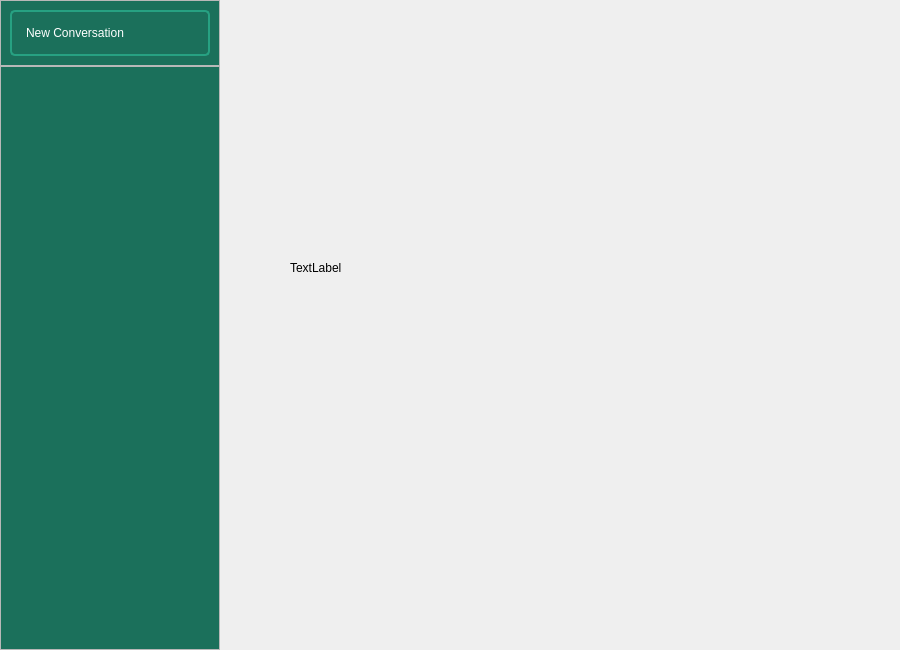
<?xml version="1.0" encoding="UTF-8"?>
<ui version="4.0">
 <class>MainWindow</class>
 <widget class="QMainWindow" name="MainWindow">
  <property name="geometry">
   <rect>
    <x>0</x>
    <y>0</y>
    <width>900</width>
    <height>650</height>
   </rect>
  </property>
  <property name="windowTitle">
   <string>MainWindow</string>
  </property>
  <property name="styleSheet">
   <string notr="true">#sidemenu {
background-color: #1b705b
}

#sidemenu QPushButton{
border: none;
color: #fff;
text-align: left;
padding: 5px;

}


#newconversation QFrame:hover{
background-color: #27a182;
color: black;
}

#newconversation QFrame{
border: 2px solid #27a182;
}
#newconversation QFrame{
border-radius: 5px;

}
#chatlist{
background: #1b705b;
border:noe;
}
</string>
  </property>
  <widget class="QWidget" name="centralwidget">
   <layout class="QHBoxLayout" name="horizontalLayout_6">
    <property name="spacing">
     <number>0</number>
    </property>
    <property name="leftMargin">
     <number>0</number>
    </property>
    <property name="topMargin">
     <number>0</number>
    </property>
    <property name="rightMargin">
     <number>0</number>
    </property>
    <property name="bottomMargin">
     <number>0</number>
    </property>
    <item>
     <widget class="QWidget" name="sidemenu" native="true">
      <property name="maximumSize">
       <size>
        <width>220</width>
        <height>16777215</height>
       </size>
      </property>
      <layout class="QVBoxLayout" name="verticalLayout_4">
       <property name="spacing">
        <number>0</number>
       </property>
       <property name="leftMargin">
        <number>0</number>
       </property>
       <property name="topMargin">
        <number>0</number>
       </property>
       <property name="rightMargin">
        <number>0</number>
       </property>
       <property name="bottomMargin">
        <number>0</number>
       </property>
       <item>
        <widget class="QFrame" name="newconversation">
         <property name="frameShape">
          <enum>QFrame::StyledPanel</enum>
         </property>
         <property name="frameShadow">
          <enum>QFrame::Raised</enum>
         </property>
         <layout class="QVBoxLayout" name="verticalLayout_3">
          <item>
           <widget class="QFrame" name="frame">
            <property name="frameShape">
             <enum>QFrame::StyledPanel</enum>
            </property>
            <property name="frameShadow">
             <enum>QFrame::Raised</enum>
            </property>
            <layout class="QHBoxLayout" name="horizontalLayout_5">
             <item>
              <widget class="QPushButton" name="pushButton">
               <property name="text">
                <string>New Conversation</string>
               </property>
               <property name="icon">
                <iconset resource="../../../../Desktop/UI/TestDemo/Icons/resources.qrc">
                 <normaloff>:/icons/plus.svg</normaloff>:/icons/plus.svg</iconset>
               </property>
               <property name="iconSize">
                <size>
                 <width>18</width>
                 <height>18</height>
                </size>
               </property>
              </widget>
             </item>
            </layout>
           </widget>
          </item>
         </layout>
        </widget>
       </item>
       <item>
        <widget class="QFrame" name="frame_2">
         <property name="frameShape">
          <enum>QFrame::StyledPanel</enum>
         </property>
         <property name="frameShadow">
          <enum>QFrame::Raised</enum>
         </property>
         <layout class="QVBoxLayout" name="verticalLayout_2">
          <item>
           <widget class="QListView" name="chatlist"/>
          </item>
         </layout>
        </widget>
       </item>
      </layout>
     </widget>
    </item>
    <item>
     <widget class="QWidget" name="mainwindow" native="true">
      <widget class="QLabel" name="output">
       <property name="geometry">
        <rect>
         <x>70</x>
         <y>260</y>
         <width>121</width>
         <height>16</height>
        </rect>
       </property>
       <property name="text">
        <string>TextLabel</string>
       </property>
      </widget>
     </widget>
    </item>
   </layout>
  </widget>
 </widget>
 <resources>
  <include location="../../../../Desktop/UI/TestDemo/Icons/resources.qrc"/>
 </resources>
 <connections/>
</ui>
